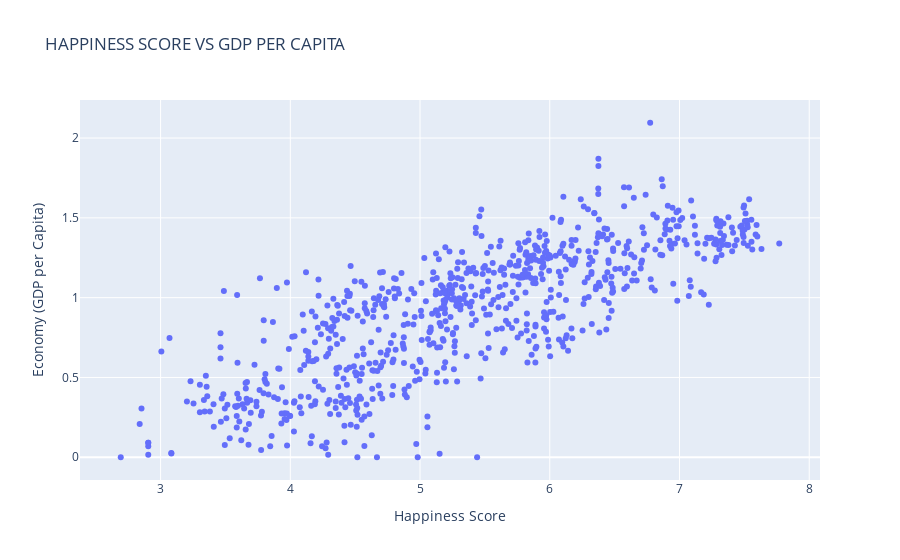

Source (notebook cell):
### Code cell
import plotly.express as px

frames = [h_2015, h_2016, h_2017, h_2018, h_2019]

df = pd.concat(frames)
plt.figure(figsize = (20, 5))
df1 = df[['Happiness Score', 'Freedom', 'Economy (GDP per Capita)', 'Trust (Government Corruption)', 'Family', 'Year', 'Country Region']]

fig1 = px.scatter(df1,x = "Happiness Score", y = "Economy (GDP per Capita)", title = "HAPPINESS SCORE VS GDP PER CAPITA ")
fig1.show()

### Figure 1 — Plotly figure (JSON) as saved in the notebook; plotly's stock layout.template omitted (floating-point values rounded to 4 significant figures; data arrays with more than 128 entries replaced by an {"elided": "..."} marker saying what was removed)
{"data": [{"hovertemplate": "Happiness Score=%{x}<br>Economy (GDP per Capita)=%{y}<extra></extra>", "legendgroup": "", "marker": {"color": "#636efa", "symbol": "circle"}, "mode": "markers", "name": "", "orientation": "v", "showlegend": false, "type": "scatter", "x": {"elided": "782 float values"}, "xaxis": "x", "y": {"elided": "782 float values"}, "yaxis": "y"}], "layout": {"legend": {"tracegroupgap": 0}, "title": {"text": "HAPPINESS SCORE VS GDP PER CAPITA "}, "xaxis": {"anchor": "y", "domain": [0, 1], "title": {"text": "Happiness Score"}}, "yaxis": {"anchor": "x", "domain": [0, 1], "title": {"text": "Economy (GDP per Capita)"}}}}
